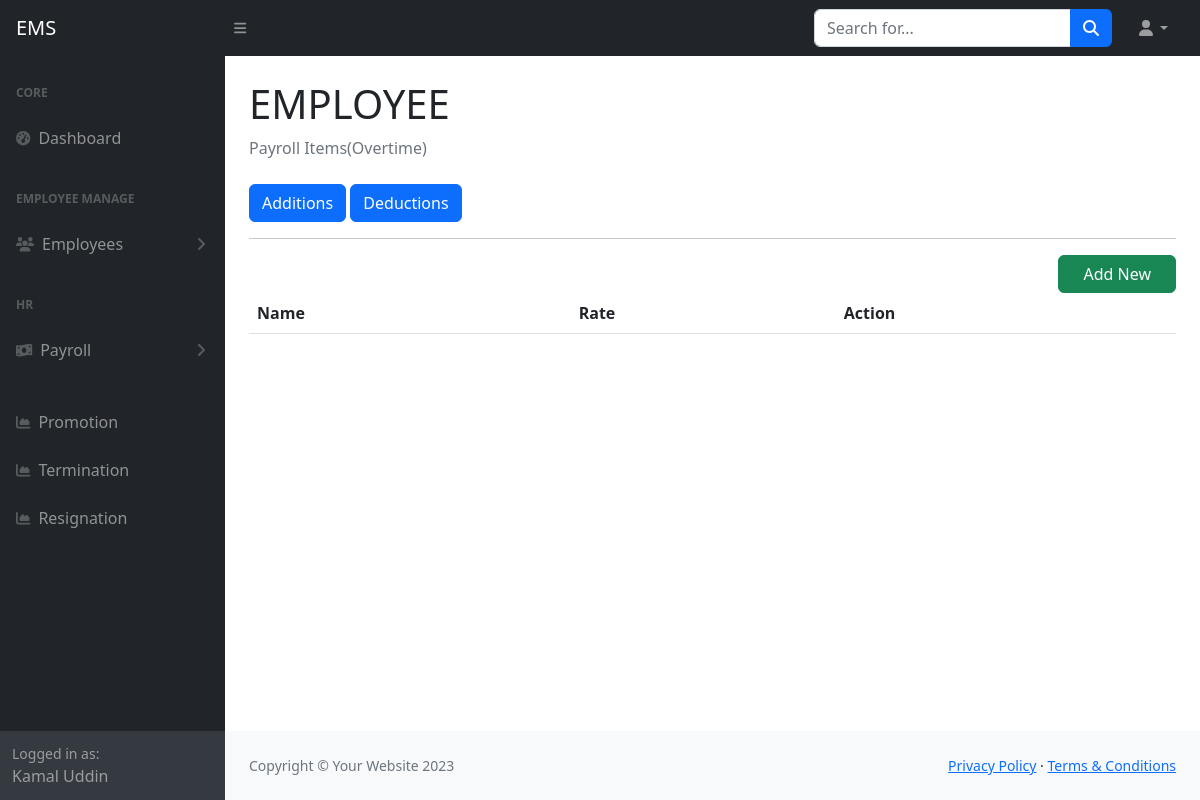
Page /payroll_overtime.php (signed in) on the earlier database version.
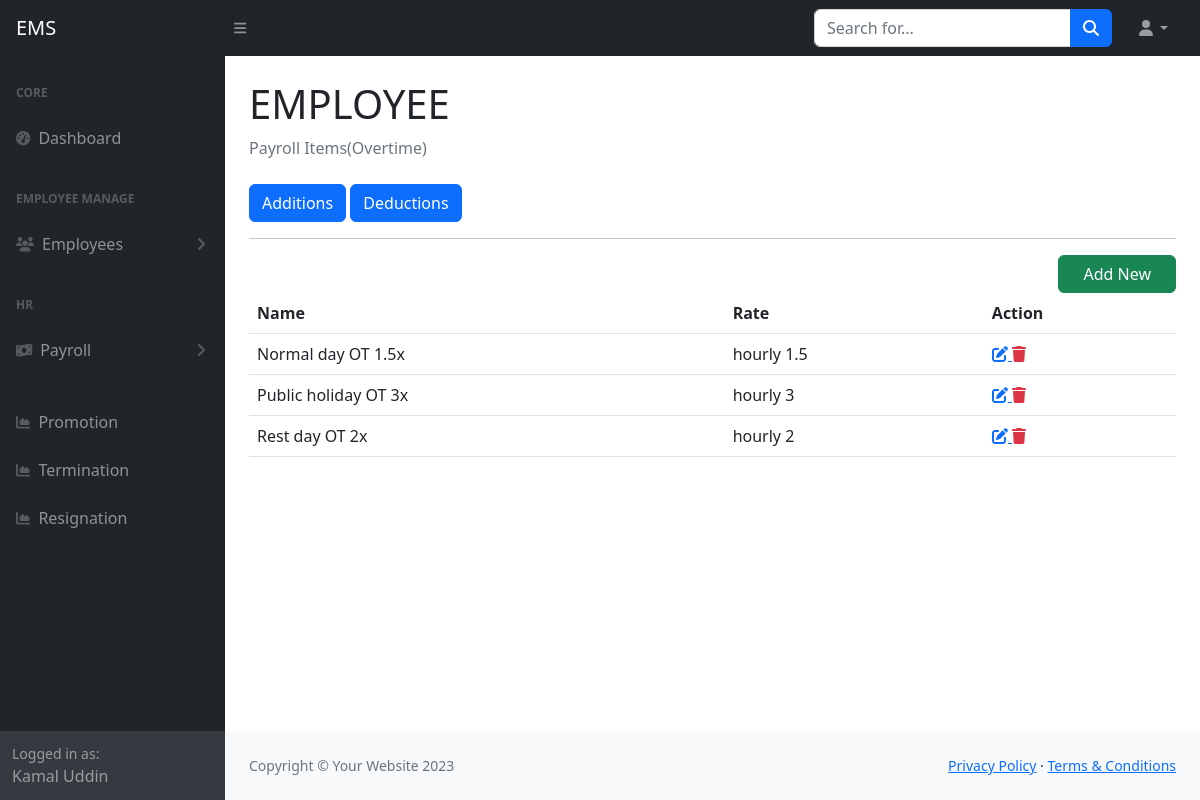
Same page on the later database version.
### tables this page shows
CREATE TABLE `tbl_payroll_overtime` (
  `id` int(11) NOT NULL,
  `name` varchar(255) DEFAULT NULL,
  `rate` varchar(255) DEFAULT NULL,
  `created_at` datetime DEFAULT NULL,
  `created_by` varchar(255) DEFAULT NULL,
  `updated_at` datetime DEFAULT NULL,
  `updated_by` varchar(255) DEFAULT NULL,
  `deleted_at` datetime DEFAULT NULL
);

### include/settings.php (called while the page is built)
<?php
$protocol = isset($_SERVER['HTTPS']) ? 'https' : 'http';
$base_url="$protocol://".$_SERVER['SERVER_NAME']."/".explode('/',$_SERVER['SCRIPT_NAME'])[1]."/";
    require_once('class/crud.php');
    $mysqli=new crud;
?>

### class/crud.php (called while the page is built, shortened)
<?php
    class crud{
        private $host='localhost';
        private $user='root';
        private $password='';
        private $database='employee';
        private $connection;
        public function __construct(){
            $this->connection=new mysqli($this->host,$this->user,$this->password,$this->database);
        }
        public function common_select($table,$fields='*',$condition=false,$sort_field=false,$sort='ASC'){
            $result=array();
            $error=false;
            $sql="select $fields from $table where deleted_at is null ";
            $rs=$this->connection->query($sql);
            if($rs){
                if($rs->num_rows > 0){
                    while($r=$rs->fetch_object()){
                        array_push($result,$r);
                    }
                }
            }else{
                $error=$this->connection->error;
            }
            $return = array('data'=>$result,'error'=>$error);
            return $return;
        }
    }
?>

### payroll_overtime.php (the view)
<?php require_once('include/header.php') ?>
<?php require_once('include/sidebar.php') ?>
<div class="container-fluid px-4">
    <h1 class="mt-4">EMPLOYEE</h1>
    <ol class="breadcrumb mb-4">
        <li class="breadcrumb-item active">Payroll Items(Overtime)</li>
    </ol>
    <div>
    <a href="<?= $base_url?>payroll_additions.php" class="btn btn-primary">Additions</a>
    <a href="<?= $base_url?>payroll_deductions.php" class="btn btn-primary">Deductions</a>
    </div>
    <hr>
    <div class="col-md-12 d-flex justify-content-end">
    <a href="<?= $base_url?>payroll_overtime_add.php" class="btn btn-success px-4">Add New</a>
    </div>
    <table class="table">
        <tr>
            <th>Name</th>
            <th>Rate</th>
            <th>Action</th>
        </tr>
        <?php
                  $data=$mysqli->common_select('tbl_payroll_overtime');
               if(!$data['error']){
                    foreach($data['data'] as $d){
                ?>
        <tr>
            <td><?= $d->name ?></td>
            <td><?= $d->rate ?></td>
            <td>
                <a title="Update" href="<?= $base_url?>payroll_overtime_edit.php?id=<?= $d->id ?>">
                            <i class="fa fa-edit"></i>
                </a>
                <a title="Delete" class="text-danger" href="payroll_overtime_delete.php?id=<?= $d->id ?>">
                            <i class="fa fa-trash"></i>
                </a>
            </td>
        </tr>
        <?php
        }
                  }
                  ?>
    </table>
</div>
<?php require_once('include/footer.php') ?>

Differences in the rows shown:
added tbl_payroll_overtime: name "Normal day OT 1.5x", rate "hourly 1.5"
added tbl_payroll_overtime: name "Public holiday OT 3x", rate "hourly 3"
added tbl_payroll_overtime: name "Rest day OT 2x", rate "hourly 2"
